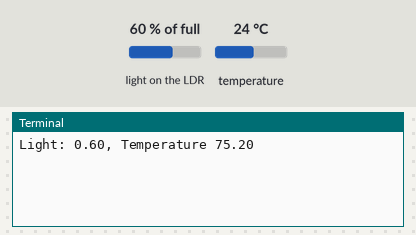
Bench run of a program on a simulated Raspberry Pi (BCM pin numbers). Parts: the last lines printed to the terminal. The test bench sets the inputs (shaded band); at power-on: light on the LDR 60 % of full, temperature 24 °C.

Above: at 1.2 s.
1.3 s: light on the LDR set to 2 % of full
At 2.7 s:
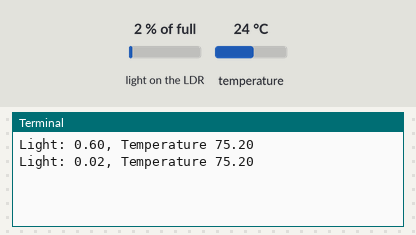
2.8 s: temperature set to 12 °C
4.3 s: light on the LDR set to 25 % of full
At 4.9 s:
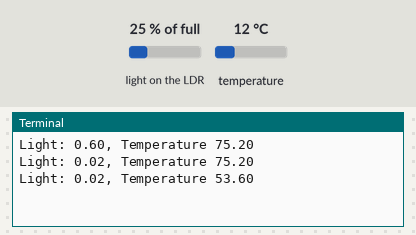
5.8 s: temperature set to 19 °C
At 6.9 s:
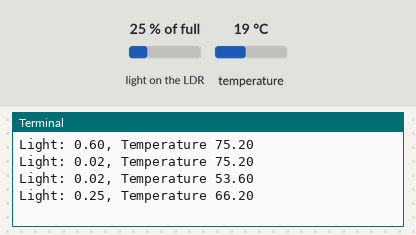
Timing chart, 0 to 8.3 s (numbered marks = the images above; inputs shaded):
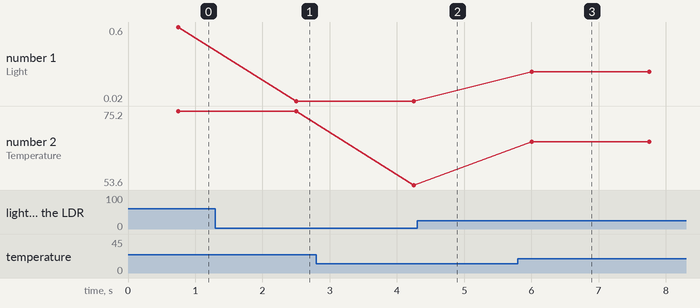

Measured:
- after the input at 1.3 s, the terminal: prints a new line after 1.2 s (image 1)
- after the input at 5.8 s, the terminal: prints a new line after 0.20 s (image 3)
- plotted number 1: 0.6 → 0.02 after the input at 1.3 s
- plotted number 2: 75.2 → 53.6 after the input at 2.8 s, 53.6 → 66.2 after the input at 5.8 s

The program:

light_and_temperature.py
```python
#!/usr/bin/env python3

from w1thermsensor import W1ThermSensor
from gpiozero import LightSensor
from time import sleep

tempSensor = W1ThermSensor()
lightSensor = LightSensor(18, charge_time_limit=0.05)

while True:

    temperature = tempSensor.get_temperature(W1ThermSensor.DEGREES_F)

    light = lightSensor.value

    print ('Light: %0.2f, Temperature %0.2f' % (light, temperature))

    sleep(1)
```
